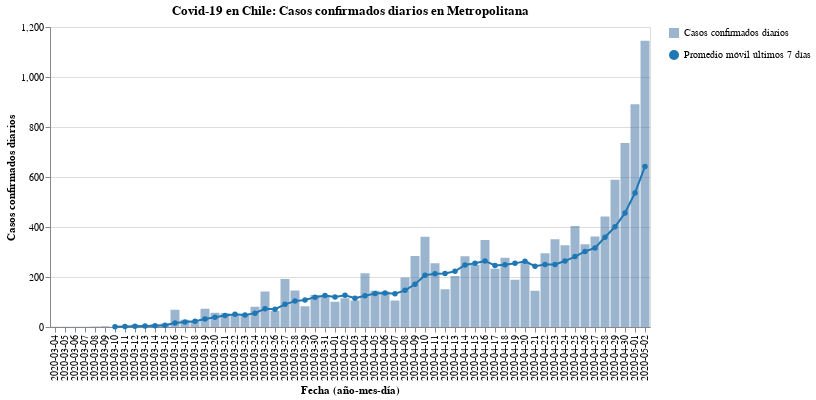

Notebook code for this chart:
### Code cell
#hide_input
bars, line = my_cases_plot(region)
(bars + line).properties(
    title=f'Covid-19 en Chile: Casos confirmados diarios en {region}',
    width=600
)

### Figure 1 — Vega-Lite specification as saved in the notebook (floating-point values rounded to 4 significant figures)
{"config": {"view": {"continuousWidth": 400, "continuousHeight": 300}}, "layer": [{"mark": {"type": "bar", "opacity": 0.7}, "encoding": {"opacity": {"type": "nominal", "field": "Casos confirmados diarios", "legend": {"title": ""}}, "tooltip": [{"type": "nominal", "field": "Fecha"}, {"type": "quantitative", "field": "Casos confirmados"}], "x": {"type": "nominal", "axis": {"title": "Fecha (año-mes-día)"}, "field": "Fecha"}, "y": {"type": "quantitative", "axis": {"title": "Casos confirmados diarios"}, "field": "Casos confirmados"}}}, {"mark": {"type": "line", "color": "#1f77b4", "point": {"filled": true, "fill": "#1f77b4"}}, "encoding": {"shape": {"type": "nominal", "field": "Promedio móvil últimos 7 días", "legend": {"title": ""}}, "x": {"type": "nominal", "axis": {"title": "Fecha (año-mes-día)"}, "field": "Fecha"}, "y": {"type": "quantitative", "field": "Rolling"}}}], "data": {"name": "data-217399f0f530440d5cd139f95cecd418"}, "title": "Covid-19 en Chile: Casos confirmados diarios en Metropolitana", "width": 600, "$schema": "https://vega.github.io/schema/vega-lite/v4.8.1.json", "datasets": {"data-217399f0f530440d5cd139f95cecd418": [{"Fecha": "2020-03-04", "Casos confirmados": 1, "Rolling": null, "Casos confirmados diarios": "Casos confirmados diarios", "Promedio móvil últimos 7 días": "Promedio móvil últimos 7 días"}, {"Fecha": "2020-03-05", "Casos confirmados": 1, "Rolling": null, "Casos confirmados diarios": "Casos confirmados diarios", "Promedio móvil últimos 7 días": "Promedio móvil últimos 7 días"}, {"Fecha": "2020-03-06", "Casos confirmados": 1, "Rolling": null, "Casos confirmados diarios": "Casos confirmados diarios", "Promedio móvil últimos 7 días": "Promedio móvil últimos 7 días"}, {"Fecha": "2020-03-07", "Casos confirmados": 1, "Rolling": null, "Casos confirmados diarios": "Casos confirmados diarios", "Promedio móvil últimos 7 días": "Promedio móvil últimos 7 días"}, {"Fecha": "2020-03-08", "Casos confirmados": 2, "Rolling": null, "Casos confirmados diarios": "Casos confirmados diarios", "Promedio móvil últimos 7 días": "Promedio móvil últimos 7 días"}, {"Fecha": "2020-03-09", "Casos confirmados": 3, "Rolling": null, "Casos confirmados diarios": "Casos confirmados diarios", "Promedio móvil últimos 7 días": "Promedio móvil últimos 7 días"}, {"Fecha": "2020-03-10", "Casos confirmados": 1, "Rolling": 1.429, "Casos confirmados diarios": "Casos confirmados diarios", "Promedio móvil últimos 7 días": "Promedio móvil últimos 7 días"}, {"Fecha": "2020-03-11", "Casos confirmados": 4, "Rolling": 1.857, "Casos confirmados diarios": "Casos confirmados diarios", "Promedio móvil últimos 7 días": "Promedio móvil últimos 7 días"}, {"Fecha": "2020-03-12", "Casos confirmados": 9, "Rolling": 3.0, "Casos confirmados diarios": "Casos confirmados diarios", "Promedio móvil últimos 7 días": "Promedio móvil últimos 7 días"}, {"Fecha": "2020-03-13", "Casos confirmados": 6, "Rolling": 3.714, "Casos confirmados diarios": "Casos confirmados diarios", "Promedio móvil últimos 7 días": "Promedio móvil últimos 7 días"}, {"Fecha": "2020-03-14", "Casos confirmados": 11, "Rolling": 5.143, "Casos confirmados diarios": "Casos confirmados diarios", "Promedio móvil últimos 7 días": "Promedio móvil últimos 7 días"}, {"Fecha": "2020-03-15", "Casos confirmados": 14, "Rolling": 6.857, "Casos confirmados diarios": "Casos confirmados diarios", "Promedio móvil últimos 7 días": "Promedio móvil últimos 7 días"}, {"Fecha": "2020-03-16", "Casos confirmados": 69, "Rolling": 16.29, "Casos confirmados diarios": "Casos confirmados diarios", "Promedio móvil últimos 7 días": "Promedio móvil últimos 7 días"}, {"Fecha": "2020-03-17", "Casos confirmados": 29, "Rolling": 20.29, "Casos confirmados diarios": "Casos confirmados diarios", "Promedio móvil últimos 7 días": "Promedio móvil últimos 7 días"}, {"Fecha": "2020-03-18", "Casos confirmados": 22, "Rolling": 22.86, "Casos confirmados diarios": "Casos confirmados diarios", "Promedio móvil últimos 7 días": "Promedio móvil últimos 7 días"}, {"Fecha": "2020-03-19", "Casos confirmados": 73, "Rolling": 32.0, "Casos confirmados diarios": "Casos confirmados diarios", "Promedio móvil últimos 7 días": "Promedio móvil últimos 7 días"}, {"Fecha": "2020-03-20", "Casos confirmados": 57, "Rolling": 39.29, "Casos confirmados diarios": "Casos confirmados diarios", "Promedio móvil últimos 7 días": "Promedio móvil últimos 7 días"}, {"Fecha": "2020-03-21", "Casos confirmados": 55, "Rolling": 45.57, "Casos confirmados diarios": "Casos confirmados diarios", "Promedio móvil últimos 7 días": "Promedio móvil últimos 7 días"}, {"Fecha": "2020-03-22", "Casos confirmados": 50, "Rolling": 50.71, "Casos confirmados diarios": "Casos confirmados diarios", "Promedio móvil últimos 7 días": "Promedio móvil últimos 7 días"}, {"Fecha": "2020-03-23", "Casos confirmados": 50, "Rolling": 48.0, "Casos confirmados diarios": "Casos confirmados diarios", "Promedio móvil últimos 7 días": "Promedio móvil últimos 7 días"}, {"Fecha": "2020-03-24", "Casos confirmados": 81, "Rolling": 55.43, "Casos confirmados diarios": "Casos confirmados diarios", "Promedio móvil últimos 7 días": "Promedio móvil últimos 7 días"}, {"Fecha": "2020-03-25", "Casos confirmados": 142, "Rolling": 72.57, "Casos confirmados diarios": "Casos confirmados diarios", "Promedio móvil últimos 7 días": "Promedio móvil últimos 7 días"}, {"Fecha": "2020-03-26", "Casos confirmados": 64, "Rolling": 71.29, "Casos confirmados diarios": "Casos confirmados diarios", "Promedio móvil últimos 7 días": "Promedio móvil últimos 7 días"}, {"Fecha": "2020-03-27", "Casos confirmados": 192, "Rolling": 90.57, "Casos confirmados diarios": "Casos confirmados diarios", "Promedio móvil últimos 7 días": "Promedio móvil últimos 7 días"}, {"Fecha": "2020-03-28", "Casos confirmados": 146, "Rolling": 103.6, "Casos confirmados diarios": "Casos confirmados diarios", "Promedio móvil últimos 7 días": "Promedio móvil últimos 7 días"}, {"Fecha": "2020-03-29", "Casos confirmados": 83, "Rolling": 108.3, "Casos confirmados diarios": "Casos confirmados diarios", "Promedio móvil últimos 7 días": "Promedio móvil últimos 7 días"}, {"Fecha": "2020-03-30", "Casos confirmados": 128, "Rolling": 119.4, "Casos confirmados diarios": "Casos confirmados diarios", "Promedio móvil últimos 7 días": "Promedio móvil últimos 7 días"}, {"Fecha": "2020-03-31", "Casos confirmados": 125, "Rolling": 125.7, "Casos confirmados diarios": "Casos confirmados diarios", "Promedio móvil últimos 7 días": "Promedio móvil últimos 7 días"}, {"Fecha": "2020-04-01", "Casos confirmados": 101, "Rolling": 119.9, "Casos confirmados diarios": "Casos confirmados diarios", "Promedio móvil últimos 7 días": "Promedio móvil últimos 7 días"}, {"Fecha": "2020-04-02", "Casos confirmados": 115, "Rolling": 127.1, "Casos confirmados diarios": "Casos confirmados diarios", "Promedio móvil últimos 7 días": "Promedio móvil últimos 7 días"}, {"Fecha": "2020-04-03", "Casos confirmados": 106, "Rolling": 114.9, "Casos confirmados diarios": "Casos confirmados diarios", "Promedio móvil últimos 7 días": "Promedio móvil últimos 7 días"}, {"Fecha": "2020-04-04", "Casos confirmados": 215, "Rolling": 124.7, "Casos confirmados diarios": "Casos confirmados diarios", "Promedio móvil últimos 7 días": "Promedio móvil últimos 7 días"}, {"Fecha": "2020-04-05", "Casos confirmados": 145, "Rolling": 133.6, "Casos confirmados diarios": "Casos confirmados diarios", "Promedio móvil últimos 7 días": "Promedio móvil últimos 7 días"}, {"Fecha": "2020-04-06", "Casos confirmados": 142, "Rolling": 135.6, "Casos confirmados diarios": "Casos confirmados diarios", "Promedio móvil últimos 7 días": "Promedio móvil últimos 7 días"}, {"Fecha": "2020-04-07", "Casos confirmados": 106, "Rolling": 132.9, "Casos confirmados diarios": "Casos confirmados diarios", "Promedio móvil últimos 7 días": "Promedio móvil últimos 7 días"}, {"Fecha": "2020-04-08", "Casos confirmados": 198, "Rolling": 146.7, "Casos confirmados diarios": "Casos confirmados diarios", "Promedio móvil últimos 7 días": "Promedio móvil últimos 7 días"}, {"Fecha": "2020-04-09", "Casos confirmados": 284, "Rolling": 170.9, "Casos confirmados diarios": "Casos confirmados diarios", "Promedio móvil últimos 7 días": "Promedio móvil últimos 7 días"}, {"Fecha": "2020-04-10", "Casos confirmados": 361, "Rolling": 207.3, "Casos confirmados diarios": "Casos confirmados diarios", "Promedio móvil últimos 7 días": "Promedio móvil últimos 7 días"}, {"Fecha": "2020-04-11", "Casos confirmados": 255, "Rolling": 213.0, "Casos confirmados diarios": "Casos confirmados diarios", "Promedio móvil últimos 7 días": "Promedio móvil últimos 7 días"}, {"Fecha": "2020-04-12", "Casos confirmados": 151, "Rolling": 213.9, "Casos confirmados diarios": "Casos confirmados diarios", "Promedio móvil últimos 7 días": "Promedio móvil últimos 7 días"}, {"Fecha": "2020-04-13", "Casos confirmados": 204, "Rolling": 222.7, "Casos confirmados diarios": "Casos confirmados diarios", "Promedio móvil últimos 7 días": "Promedio móvil últimos 7 días"}, {"Fecha": "2020-04-14", "Casos confirmados": 283, "Rolling": 248.0, "Casos confirmados diarios": "Casos confirmados diarios", "Promedio móvil últimos 7 días": "Promedio móvil últimos 7 días"}, {"Fecha": "2020-04-15", "Casos confirmados": 248, "Rolling": 255.1, "Casos confirmados diarios": "Casos confirmados diarios", "Promedio móvil últimos 7 días": "Promedio móvil últimos 7 días"}, {"Fecha": "2020-04-16", "Casos confirmados": 348, "Rolling": 264.3, "Casos confirmados diarios": "Casos confirmados diarios", "Promedio móvil últimos 7 días": "Promedio móvil últimos 7 días"}, {"Fecha": "2020-04-17", "Casos confirmados": 233, "Rolling": 246.0, "Casos confirmados diarios": "Casos confirmados diarios", "Promedio móvil últimos 7 días": "Promedio móvil últimos 7 días"}, {"Fecha": "2020-04-18", "Casos confirmados": 277, "Rolling": 249.1, "Casos confirmados diarios": "Casos confirmados diarios", "Promedio móvil últimos 7 días": "Promedio móvil últimos 7 días"}, {"Fecha": "2020-04-19", "Casos confirmados": 189, "Rolling": 254.6, "Casos confirmados diarios": "Casos confirmados diarios", "Promedio móvil últimos 7 días": "Promedio móvil últimos 7 días"}, {"Fecha": "2020-04-20", "Casos confirmados": 262, "Rolling": 262.9, "Casos confirmados diarios": "Casos confirmados diarios", "Promedio móvil últimos 7 días": "Promedio móvil últimos 7 días"}, {"Fecha": "2020-04-21", "Casos confirmados": 145, "Rolling": 243.1, "Casos confirmados diarios": "Casos confirmados diarios", "Promedio móvil últimos 7 días": "Promedio móvil últimos 7 días"}, {"Fecha": "2020-04-22", "Casos confirmados": 295, "Rolling": 249.9, "Casos confirmados diarios": "Casos confirmados diarios", "Promedio móvil últimos 7 días": "Promedio móvil últimos 7 días"}, {"Fecha": "2020-04-23", "Casos confirmados": 351, "Rolling": 250.3, "Casos confirmados diarios": "Casos confirmados diarios", "Promedio móvil últimos 7 días": "Promedio móvil últimos 7 días"}, {"Fecha": "2020-04-24", "Casos confirmados": 327, "Rolling": 263.7, "Casos confirmados diarios": "Casos confirmados diarios", "Promedio móvil últimos 7 días": "Promedio móvil últimos 7 días"}, {"Fecha": "2020-04-25", "Casos confirmados": 404, "Rolling": 281.9, "Casos confirmados diarios": "Casos confirmados diarios", "Promedio móvil últimos 7 días": "Promedio móvil últimos 7 días"}, {"Fecha": "2020-04-26", "Casos confirmados": 331, "Rolling": 302.1, "Casos confirmados diarios": "Casos confirmados diarios", "Promedio móvil últimos 7 días": "Promedio móvil últimos 7 días"}, {"Fecha": "2020-04-27", "Casos confirmados": 362, "Rolling": 316.4, "Casos confirmados diarios": "Casos confirmados diarios", "Promedio móvil últimos 7 días": "Promedio móvil últimos 7 días"}, {"Fecha": "2020-04-28", "Casos confirmados": 442, "Rolling": 358.9, "Casos confirmados diarios": "Casos confirmados diarios", "Promedio móvil últimos 7 días": "Promedio móvil últimos 7 días"}, {"Fecha": "2020-04-29", "Casos confirmados": 589, "Rolling": 400.9, "Casos confirmados diarios": "Casos confirmados diarios", "Promedio móvil últimos 7 días": "Promedio móvil últimos 7 días"}, {"Fecha": "2020-04-30", "Casos confirmados": 736, "Rolling": 455.9, "Casos confirmados diarios": "Casos confirmados diarios", "Promedio móvil últimos 7 días": "Promedio móvil últimos 7 días"}, {"Fecha": "2020-05-01", "Casos confirmados": 891, "Rolling": 536.4, "Casos confirmados diarios": "Casos confirmados diarios", "Promedio móvil últimos 7 días": "Promedio móvil últimos 7 días"}, {"Fecha": "2020-05-02", "Casos confirmados": 1145, "Rolling": 642.3, "Casos confirmados diarios": "Casos confirmados diarios", "Promedio móvil últimos 7 días": "Promedio móvil últimos 7 días"}]}}
